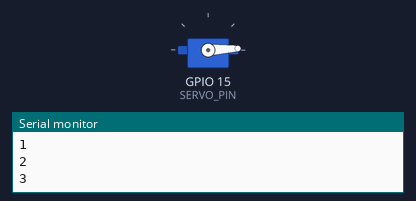
This sketch was run on a simulated ESP32. Shown: servo, the last lines printed to the serial monitor.

Above: at 0.05 s.
At 1.3 s:
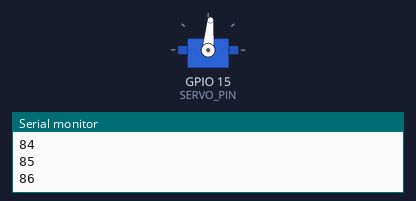
At 2.6 s:
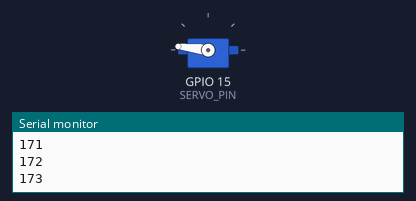
At 5.2 s:
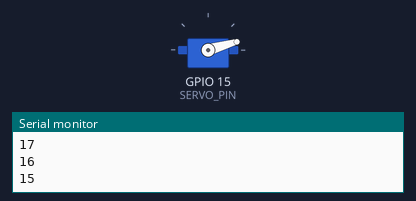
Timing chart, 0 to 8.4 s (numbered marks = the images above):
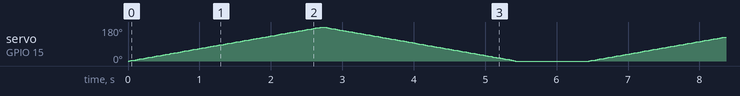

The sketch:

esp32_single_servo_sweep.ino
```cpp
#include <ESP32Servo.h>

/*
  Single servo version of the ESP32Servo multi-servo example.

  Wiring:
    Servo red          -> external 5 V +
    Servo brown/black  -> external 5 V GND
    ESP32 GND         -> external 5 V GND
    Servo signal      -> SERVO_PIN
*/

Servo servo1;

// For ESP32-C3, use GPIO numbers. Change this to the pin you wired.
#if defined(CONFIG_IDF_TARGET_ESP32C3)
const int SERVO_PIN = 4;
#else
const int SERVO_PIN = 15;
#endif

const int MIN_US = 1000;
const int MAX_US = 2000;
const int STEP_DELAY_MS = 15;

void setup() {
  ESP32PWM::allocateTimer(0);
  ESP32PWM::allocateTimer(1);
  ESP32PWM::allocateTimer(2);
  ESP32PWM::allocateTimer(3);

  Serial.begin(115200);
  servo1.setPeriodHertz(50);
  servo1.attach(SERVO_PIN, MIN_US, MAX_US);
}

void loop() {
  for (int pos = 0; pos <= 180; pos += 1) {
    servo1.write(pos);
    Serial.println(pos);
    delay(STEP_DELAY_MS);
  }

  for (int pos = 180; pos >= 0; pos -= 1) {
    servo1.write(pos);
    Serial.println(pos);
    delay(STEP_DELAY_MS);
  }

  delay(1000);
}
```
